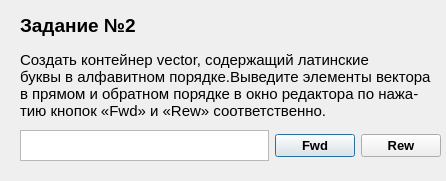
<?xml version="1.0" encoding="UTF-8"?>
<ui version="4.0">
 <class>SecondTask</class>
 <widget class="QDialog" name="SecondTask">
  <property name="geometry">
   <rect>
    <x>0</x>
    <y>0</y>
    <width>446</width>
    <height>181</height>
   </rect>
  </property>
  <property name="windowTitle">
   <string>Dialog</string>
  </property>
  <widget class="QLabel" name="label">
   <property name="geometry">
    <rect>
     <x>20</x>
     <y>40</y>
     <width>411</width>
     <height>91</height>
    </rect>
   </property>
   <property name="font">
    <font>
     <pointsize>11</pointsize>
     <weight>50</weight>
     <italic>false</italic>
     <bold>false</bold>
    </font>
   </property>
   <property name="mouseTracking">
    <bool>false</bool>
   </property>
   <property name="text">
    <string>Создать контейнер vector&lt;char&gt;, содержащий латинские 
буквы в алфавитном порядке.Выведите элементы вектора 
в прямом и обратном порядке в окно редактора по нажа-
тию кнопок «Fwd» и «Rew» соответственно.</string>
   </property>
  </widget>
  <widget class="QWidget" name="layoutWidget">
   <property name="geometry">
    <rect>
     <x>20</x>
     <y>130</y>
     <width>421</width>
     <height>31</height>
    </rect>
   </property>
   <layout class="QHBoxLayout" name="horizontalLayout">
    <item>
     <widget class="QTextEdit" name="Out2textEdit">
      <property name="font">
       <font>
        <pointsize>11</pointsize>
       </font>
      </property>
     </widget>
    </item>
    <item>
     <widget class="QPushButton" name="pushButtonFwd">
      <property name="font">
       <font>
        <pointsize>10</pointsize>
        <weight>75</weight>
        <bold>true</bold>
       </font>
      </property>
      <property name="text">
       <string>Fwd</string>
      </property>
     </widget>
    </item>
    <item>
     <widget class="QPushButton" name="pushButtonRew">
      <property name="font">
       <font>
        <pointsize>10</pointsize>
        <weight>75</weight>
        <bold>true</bold>
       </font>
      </property>
      <property name="text">
       <string>Rew</string>
      </property>
     </widget>
    </item>
   </layout>
  </widget>
  <widget class="QLabel" name="label_2">
   <property name="geometry">
    <rect>
     <x>20</x>
     <y>10</y>
     <width>131</width>
     <height>31</height>
    </rect>
   </property>
   <property name="font">
    <font>
     <pointsize>14</pointsize>
     <weight>75</weight>
     <bold>true</bold>
    </font>
   </property>
   <property name="text">
    <string>Задание №2</string>
   </property>
  </widget>
 </widget>
 <resources/>
 <connections/>
</ui>
